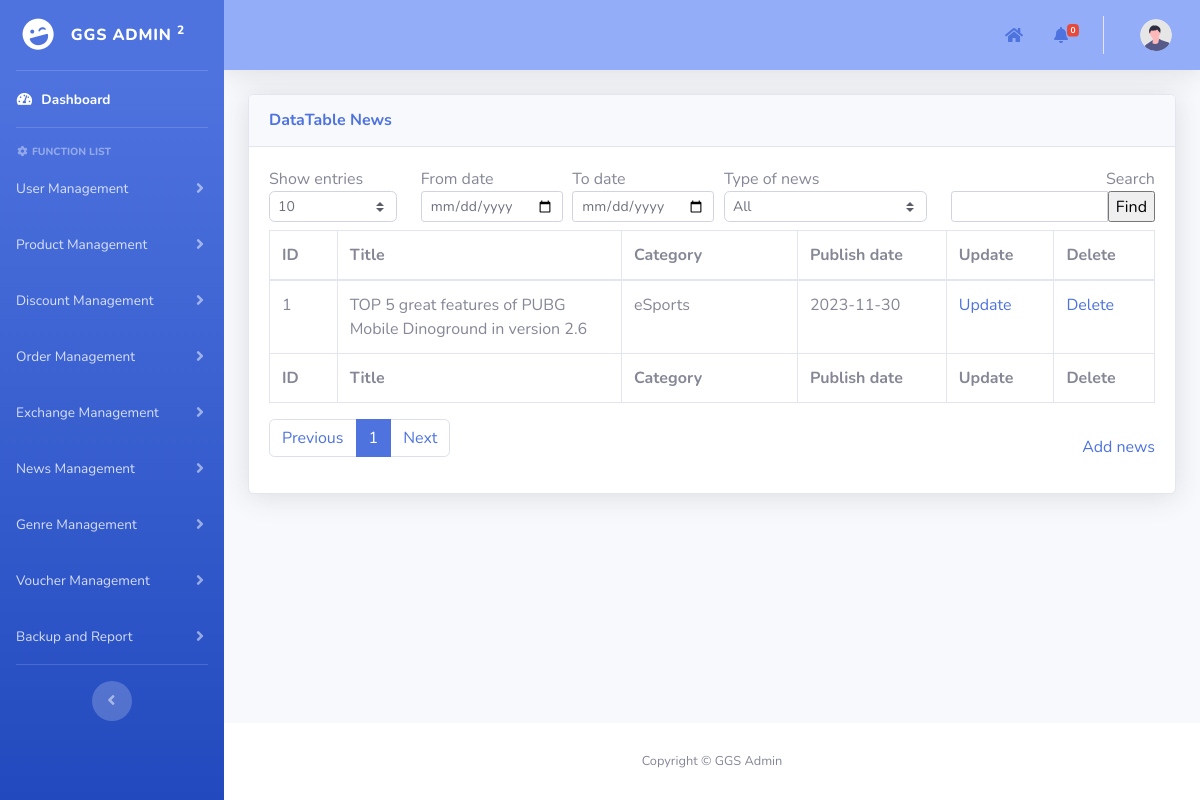
The page /admin/pages/newsManagement/news_management.php on the database as committed earlier.
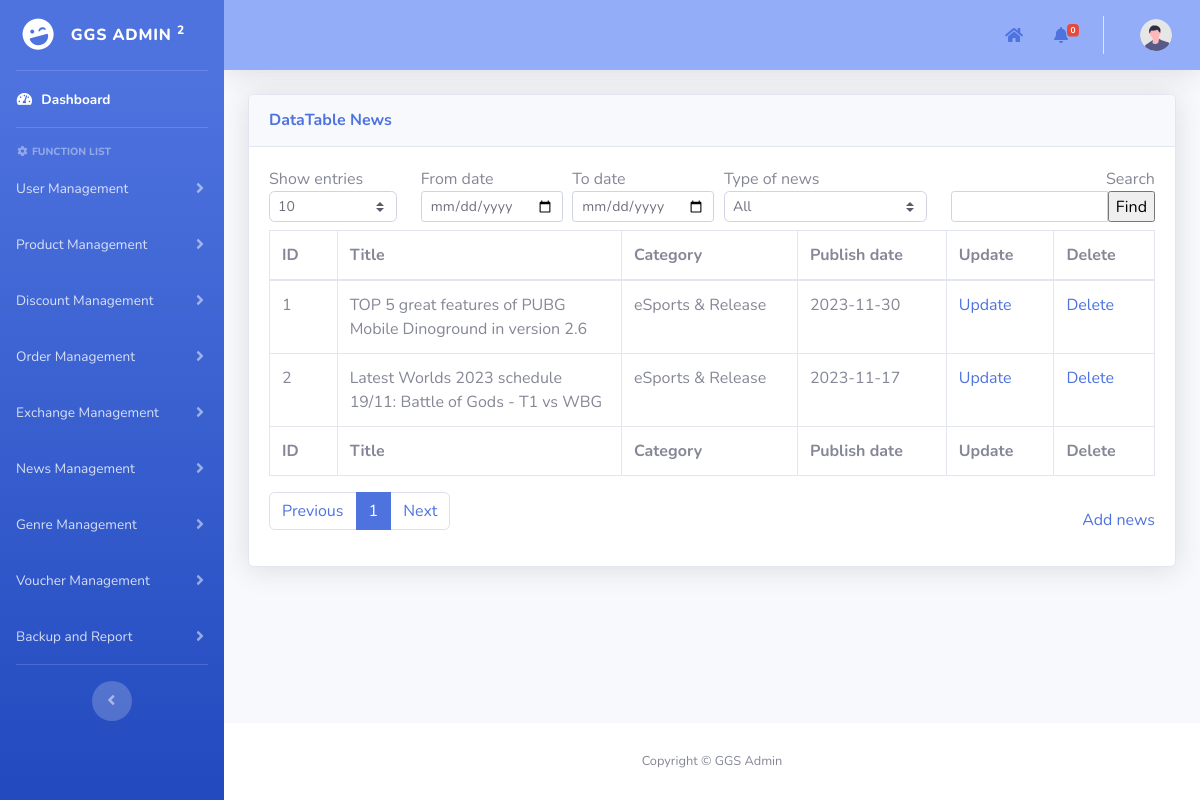
The same page on the database as committed later.
### tables this page shows
CREATE TABLE `news` (
  `id` int(11) NOT NULL AUTO_INCREMENT,
  `title` varchar(255) NOT NULL,
  `header` text NOT NULL,
  `footer` text NOT NULL,
  `publish_date` date NOT NULL,
  `news_type_id` int(11) NOT NULL,
  PRIMARY KEY (`id`),
  KEY `fk_type_id` (`news_type_id`),
  CONSTRAINT `fk_type_id` FOREIGN KEY (`news_type_id`) REFERENCES `news_type` (`id`) ON DELETE CASCADE ON UPDATE CASCADE
);

CREATE TABLE `news_type` (
  `id` int(11) NOT NULL AUTO_INCREMENT,
  `news_type_name` varchar(255) NOT NULL,
  PRIMARY KEY (`id`)
);

### admin/pages/add_template.php (called while the page is built, shortened)
<?php
include("../template/template.php");
?>

### admin/pages/newsManagement/news_management.php (the view, shortened to what the changed rows need)
<?php
include("../add_template.php");
function main()
{
    include("../../../mod/database_connection.php");
    $search = isset($_POST["search"]) ? $_POST["search"] : "";
    $show_entries = isset($_POST["show_entries"]) ? $_POST["show_entries"] : 10;
    $from_date = isset($_POST["from_date"]) ? $_POST["from_date"] : "";
    $to_date = isset($_POST["to_date"]) ? $_POST["to_date"] : "";
    if (isset($_GET['page'])) {
        $page = $_GET['page'];
    } else {
        $page = 1;
    }
    if ($page == 1) {
        $begin = 0;
    } else {
        $begin = ($page * $show_entries) - $show_entries;
    }
    $query = "SELECT n.*,t.news_type_name FROM news n, news_type t WHERE n.news_type_id = t.id AND title LIKE ? ";
    $params = array("%" . $search . "%");
    $stmt = $conn->prepare($query);
    $stmt->bind_param(str_repeat("s", count($params)), ...$params);
    if (!$stmt->execute()) {
        die("Execute failed: " . $stmt->error);
    }
    $result = $stmt->get_result();
    $total_num_rows = $result->num_rows;
    $total_page = ceil($total_num_rows / $show_entries);
    $query .= "LIMIT ?, ?";
    $params[] = $begin;
    $params[] = $show_entries;
    $stmt = $conn->prepare($query);
    $stmt->bind_param(str_repeat("s", count($params)), ...$params);
    if (!$stmt->execute()) {
        die("Execute failed: " . $stmt->error);
    }
    $result = $stmt->get_result();
    ?>
    <div class="container-fluid">
        <form method="post" name="frmDataDiscount">
            <div class="card shadow mb-4">
                <div class="card-body">
                    <div class="table-responsive">
                        <div id="dataTable_wrapper" class="dataTables_wrapper dt-bootstrap4">
                            <div id="table_data_return">
                                <div class="row">
                                    <div class="col-sm-12">
                                        <table class="table table-bordered dataTable" id="dataTable" width="100%"
                                            cellspacing="0" role="grid" aria-describedby="dataTable_info"
                                            style="width: 100%;">
                                            <thead>
                                                <tr role="row">
                                                    <th class="sorting sorting_asc" tabindex="0" aria-controls="dataTable"
                                                        rowspan="1" colspan="1" aria-sort="ascending"
                                                        aria-label="ID: activate to sort column descending"
                                                        style="width: 50px;">
                                                        ID
                                                    </th>
                                                    <th class="sorting" tabindex="0" aria-controls="dataTable" rowspan="1"
                                                        colspan="1" aria-label="Title: activate to sort column ascending"
                                                        style="width: 210px;">
                                                        Title</th>
                                                    <th class="sorting" tabindex="0" aria-controls="dataTable" rowspan="1"
                                                        colspan="1" style="width: 130px;"
                                                        aria-label="Category: activate to sort column ascending"
                                                        style="width: 150px;">
                                                        Category
                                                    </th>
                                                    <th class="sorting" tabindex="0" aria-controls="dataTable" rowspan="1"
                                                        colspan="1"
                                                        aria-label="Publish date: activate to sort column ascending"
                                                        style="width: 110px;">
                                                        Publish date
                                                    </th>
                                                    <th class="sorting" tabindex="0" aria-controls="dataTable" rowspan="1"
                                                        colspan="1" aria-label="Age: activate to sort column ascending"
                                                        style="width: 70px;">Update
                                                    </th>
                                                    <th class="sorting" tabindex="0" aria-controls="dataTable" rowspan="1"
                                                        colspan="1" aria-label="Age: activate to sort column ascending"
                                                        style="width: 70px;">Delete
                                                    </th>
                                                </tr>
                                            </thead>
                                            <tfoot>
                                                <tr>
                                                    <th rowspan="1" colspan="1">ID</th>
                                                    <th rowspan="1" colspan="1">Title</th>
                                                    <th rowspan="1" colspan="1">Category</th>
                                                    <th rowspan="1" colspan="1">Publish date</th>
                                                    <th rowspan="1" colspan="1">Update</th>
                                                    <th rowspan="1" colspan="1">Delete</th>
                                                </tr>
                                            </tfoot>
                                            <tbody>
                                                <?php
                                                if ($from_date != "" && $to_date != "" && $from_date > $to_date) {
                                                    echo '<td></td><td style="border: none;">Error: Start date must be greater than end date</td>';
                                                } else {
                                                    if ($result->num_rows > 0) {
                                                        while ($row = $result->fetch_assoc()) { ?>
                                                            <tr>
                                                                <td>
                                                                    <?php echo $row['id']; ?>
                                                                </td>
                                                                <td>
                                                                    <?php echo $row['title']; ?>
                                                                </td>
                                                                <td>
                                                                    <?php echo $row['news_type_name']; ?>
                                                                </td>
                                                                <td>
                                                                    <?php echo $row['publish_date']; ?>
                                                                </td>
                                                                <td><a href="update_news.php?id=<?php echo $row['id']; ?>">Update</a>
                                                                </td>
                                                                <td><a
                                                                        href="javascript:deleteItem(<?php echo $row['id']; ?>)">Delete</a>
                                                                </td>
                                                            </tr>
                                                            <?php
                                                        }
                                                    } else {
                                                        echo '<td style="border: none;">No results found.</td>';
                                                    }
                                                }
                                                ?>
                                            </tbody>
                                        </table>
                                    </div>
                                </div>
                                <div class="row">
                                    <div class="col-sm-12 col-md-6">
                                        <div class="dataTables_paginate paging_simple_numbers" id="dataTable_paginate">
                                            <ul class="pagination">
                                                <?php
                                                for ($i = 1; $i <= $total_page; $i++) { ?>
                                                    <li class="paginate_button page-item <?= ($i == $page) ? 'active' : '' ?>">
                                                        <a href="javascript:a('news_management.php?page=<?= $i; ?>')"
                                                            aria-controls="dataTable" data-dt-idx="<?= $i; ?>" tabindex="0"
                                                            class="page-link">
                                                            <?= $i; ?>
                                                        </a>
                                                    </li>
                                                <?php }
                                                ?>
                                            </ul>
                                        </div>
                                    </div>
                                </div>
                            </div>
                        </div>
                    </div>
                </div>
            </div>
        </form>
    </div>
<?php }
?>

Rows that differ between the two databases and show on the page:
changed news "TOP 5 great features of PUBG Mobile Dinoground in version 2.6": news_type.news_type_name "eSports" → "eSports & Release"
added news: id "2", title "Latest Worlds 2023 schedule 19/11: Battle of Gods - T1 vs WBG", news_type.news_type_name "eSports & Release", publish_date "2023-11-17"
